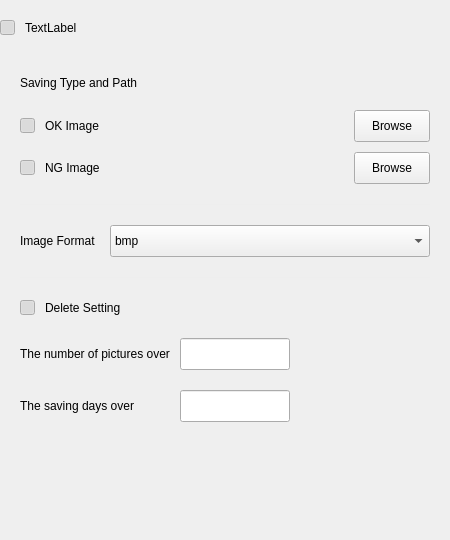
<?xml version="1.0" encoding="UTF-8"?>
<ui version="4.0">
 <class>SaveSetting</class>
 <widget class="QWidget" name="SaveSetting">
  <property name="geometry">
   <rect>
    <x>0</x>
    <y>0</y>
    <width>450</width>
    <height>540</height>
   </rect>
  </property>
  <property name="windowTitle">
   <string>Form</string>
  </property>
  <layout class="QVBoxLayout" name="verticalLayout">
   <property name="spacing">
    <number>0</number>
   </property>
   <property name="leftMargin">
    <number>0</number>
   </property>
   <property name="topMargin">
    <number>0</number>
   </property>
   <property name="rightMargin">
    <number>0</number>
   </property>
   <property name="bottomMargin">
    <number>0</number>
   </property>
   <item>
    <widget class="QWidget" name="widget" native="true">
     <property name="minimumSize">
      <size>
       <width>0</width>
       <height>56</height>
      </size>
     </property>
     <property name="maximumSize">
      <size>
       <width>16777215</width>
       <height>56</height>
      </size>
     </property>
     <layout class="QHBoxLayout" name="horizontalLayout">
      <property name="spacing">
       <number>10</number>
      </property>
      <property name="leftMargin">
       <number>0</number>
      </property>
      <property name="topMargin">
       <number>0</number>
      </property>
      <property name="rightMargin">
       <number>0</number>
      </property>
      <property name="bottomMargin">
       <number>0</number>
      </property>
      <item>
       <widget class="QToolButton" name="save_pic_btn">
        <property name="minimumSize">
         <size>
          <width>15</width>
          <height>15</height>
         </size>
        </property>
        <property name="maximumSize">
         <size>
          <width>15</width>
          <height>15</height>
         </size>
        </property>
        <property name="cursor">
         <cursorShape>PointingHandCursor</cursorShape>
        </property>
        <property name="text">
         <string/>
        </property>
        <property name="icon">
         <iconset>
          <normaloff>:/uiframe/images/config/no_selected.svg</normaloff>
          <normalon>:/uiframe/images/config/selected.svg</normalon>:/uiframe/images/config/no_selected.svg</iconset>
        </property>
        <property name="iconSize">
         <size>
          <width>14</width>
          <height>14</height>
         </size>
        </property>
        <property name="checkable">
         <bool>true</bool>
        </property>
        <property name="checked">
         <bool>true</bool>
        </property>
       </widget>
      </item>
      <item>
       <widget class="QLabel" name="save_pic_title">
        <property name="text">
         <string>TextLabel</string>
        </property>
       </widget>
      </item>
      <item>
       <spacer name="horizontalSpacer">
        <property name="orientation">
         <enum>Qt::Horizontal</enum>
        </property>
        <property name="sizeHint" stdset="0">
         <size>
          <width>359</width>
          <height>20</height>
         </size>
        </property>
       </spacer>
      </item>
     </layout>
    </widget>
   </item>
   <item>
    <widget class="QWidget" name="save_pic_widget" native="true">
     <layout class="QVBoxLayout" name="verticalLayout_2">
      <property name="spacing">
       <number>20</number>
      </property>
      <property name="leftMargin">
       <number>20</number>
      </property>
      <property name="topMargin">
       <number>20</number>
      </property>
      <property name="rightMargin">
       <number>20</number>
      </property>
      <property name="bottomMargin">
       <number>20</number>
      </property>
      <item>
       <widget class="QLabel" name="save_type_and_path_title">
        <property name="sizePolicy">
         <sizepolicy hsizetype="Expanding" vsizetype="Preferred">
          <horstretch>0</horstretch>
          <verstretch>0</verstretch>
         </sizepolicy>
        </property>
        <property name="text">
         <string>Saving Type and Path</string>
        </property>
       </widget>
      </item>
      <item>
       <layout class="QGridLayout" name="gridLayout">
        <property name="spacing">
         <number>10</number>
        </property>
        <item row="1" column="1">
         <widget class="QLabel" name="save_ng_title">
          <property name="maximumSize">
           <size>
            <width>66</width>
            <height>16777215</height>
           </size>
          </property>
          <property name="text">
           <string>NG Image</string>
          </property>
         </widget>
        </item>
        <item row="1" column="3">
         <widget class="QToolButton" name="ng_path_btn">
          <property name="minimumSize">
           <size>
            <width>76</width>
            <height>32</height>
           </size>
          </property>
          <property name="maximumSize">
           <size>
            <width>76</width>
            <height>32</height>
           </size>
          </property>
          <property name="cursor">
           <cursorShape>PointingHandCursor</cursorShape>
          </property>
          <property name="text">
           <string>Browse</string>
          </property>
         </widget>
        </item>
        <item row="5" column="0" colspan="2">
         <widget class="QLabel" name="save_format_title">
          <property name="text">
           <string>Image Format</string>
          </property>
         </widget>
        </item>
        <item row="3" column="0" colspan="4">
         <widget class="Line" name="line_2">
          <property name="minimumSize">
           <size>
            <width>0</width>
            <height>1</height>
           </size>
          </property>
          <property name="maximumSize">
           <size>
            <width>16777215</width>
            <height>1</height>
           </size>
          </property>
          <property name="styleSheet">
           <string notr="true">border: 0px;
background: #eeeeee;</string>
          </property>
          <property name="orientation">
           <enum>Qt::Horizontal</enum>
          </property>
         </widget>
        </item>
        <item row="0" column="2">
         <widget class="QLabel" name="ok_path">
          <property name="sizePolicy">
           <sizepolicy hsizetype="Expanding" vsizetype="Preferred">
            <horstretch>0</horstretch>
            <verstretch>0</verstretch>
           </sizepolicy>
          </property>
          <property name="text">
           <string/>
          </property>
         </widget>
        </item>
        <item row="0" column="3">
         <widget class="QToolButton" name="ok_path_btn">
          <property name="sizePolicy">
           <sizepolicy hsizetype="Fixed" vsizetype="Fixed">
            <horstretch>0</horstretch>
            <verstretch>0</verstretch>
           </sizepolicy>
          </property>
          <property name="minimumSize">
           <size>
            <width>76</width>
            <height>32</height>
           </size>
          </property>
          <property name="maximumSize">
           <size>
            <width>76</width>
            <height>32</height>
           </size>
          </property>
          <property name="cursor">
           <cursorShape>PointingHandCursor</cursorShape>
          </property>
          <property name="text">
           <string>Browse</string>
          </property>
         </widget>
        </item>
        <item row="0" column="1">
         <widget class="QLabel" name="save_ok_title">
          <property name="maximumSize">
           <size>
            <width>66</width>
            <height>16777215</height>
           </size>
          </property>
          <property name="text">
           <string>OK Image</string>
          </property>
         </widget>
        </item>
        <item row="1" column="2">
         <widget class="QLabel" name="ng_path">
          <property name="sizePolicy">
           <sizepolicy hsizetype="Expanding" vsizetype="Preferred">
            <horstretch>0</horstretch>
            <verstretch>0</verstretch>
           </sizepolicy>
          </property>
          <property name="text">
           <string/>
          </property>
         </widget>
        </item>
        <item row="5" column="2" colspan="2">
         <widget class="QComboBox" name="save_format_list">
          <property name="sizePolicy">
           <sizepolicy hsizetype="Expanding" vsizetype="Fixed">
            <horstretch>0</horstretch>
            <verstretch>0</verstretch>
           </sizepolicy>
          </property>
          <property name="minimumSize">
           <size>
            <width>0</width>
            <height>32</height>
           </size>
          </property>
          <property name="maximumSize">
           <size>
            <width>16777215</width>
            <height>32</height>
           </size>
          </property>
          <item>
           <property name="text">
            <string>bmp</string>
           </property>
          </item>
          <item>
           <property name="text">
            <string>jpg</string>
           </property>
          </item>
          <item>
           <property name="text">
            <string>png</string>
           </property>
          </item>
         </widget>
        </item>
        <item row="1" column="0">
         <widget class="QToolButton" name="save_ng_btn">
          <property name="minimumSize">
           <size>
            <width>15</width>
            <height>15</height>
           </size>
          </property>
          <property name="maximumSize">
           <size>
            <width>15</width>
            <height>15</height>
           </size>
          </property>
          <property name="cursor">
           <cursorShape>PointingHandCursor</cursorShape>
          </property>
          <property name="text">
           <string/>
          </property>
          <property name="icon">
           <iconset>
            <normaloff>:/uiframe/images/config/no_selected.svg</normaloff>
            <normalon>:/uiframe/images/config/selected.svg</normalon>:/uiframe/images/config/no_selected.svg</iconset>
          </property>
          <property name="iconSize">
           <size>
            <width>14</width>
            <height>14</height>
           </size>
          </property>
          <property name="checkable">
           <bool>true</bool>
          </property>
          <property name="checked">
           <bool>true</bool>
          </property>
         </widget>
        </item>
        <item row="4" column="0" colspan="4">
         <widget class="QWidget" name="widget_4" native="true">
          <property name="maximumSize">
           <size>
            <width>16777215</width>
            <height>0</height>
           </size>
          </property>
         </widget>
        </item>
        <item row="0" column="0">
         <widget class="QToolButton" name="save_ok_btn">
          <property name="minimumSize">
           <size>
            <width>15</width>
            <height>15</height>
           </size>
          </property>
          <property name="maximumSize">
           <size>
            <width>15</width>
            <height>15</height>
           </size>
          </property>
          <property name="cursor">
           <cursorShape>PointingHandCursor</cursorShape>
          </property>
          <property name="text">
           <string/>
          </property>
          <property name="icon">
           <iconset>
            <normaloff>:/uiframe/images/config/no_selected.svg</normaloff>
            <normalon>:/uiframe/images/config/selected.svg</normalon>:/uiframe/images/config/no_selected.svg</iconset>
          </property>
          <property name="iconSize">
           <size>
            <width>14</width>
            <height>14</height>
           </size>
          </property>
          <property name="checkable">
           <bool>true</bool>
          </property>
          <property name="checked">
           <bool>true</bool>
          </property>
         </widget>
        </item>
        <item row="2" column="0" colspan="4">
         <widget class="QWidget" name="widget_5" native="true">
          <property name="maximumSize">
           <size>
            <width>16777215</width>
            <height>0</height>
           </size>
          </property>
         </widget>
        </item>
       </layout>
      </item>
      <item>
       <widget class="Line" name="line">
        <property name="minimumSize">
         <size>
          <width>0</width>
          <height>1</height>
         </size>
        </property>
        <property name="maximumSize">
         <size>
          <width>16777215</width>
          <height>1</height>
         </size>
        </property>
        <property name="styleSheet">
         <string notr="true">border: 0px;
background: #eeeeee;</string>
        </property>
        <property name="orientation">
         <enum>Qt::Horizontal</enum>
        </property>
       </widget>
      </item>
      <item>
       <widget class="QWidget" name="widget_3" native="true">
        <layout class="QHBoxLayout" name="horizontalLayout_2">
         <property name="spacing">
          <number>10</number>
         </property>
         <property name="leftMargin">
          <number>0</number>
         </property>
         <property name="topMargin">
          <number>0</number>
         </property>
         <property name="rightMargin">
          <number>0</number>
         </property>
         <property name="bottomMargin">
          <number>0</number>
         </property>
         <item>
          <widget class="QToolButton" name="delete_condition_btn">
           <property name="minimumSize">
            <size>
             <width>15</width>
             <height>15</height>
            </size>
           </property>
           <property name="maximumSize">
            <size>
             <width>15</width>
             <height>15</height>
            </size>
           </property>
           <property name="cursor">
            <cursorShape>PointingHandCursor</cursorShape>
           </property>
           <property name="text">
            <string/>
           </property>
           <property name="icon">
            <iconset>
             <normaloff>:/uiframe/images/config/no_selected.svg</normaloff>
             <normalon>:/uiframe/images/config/selected.svg</normalon>:/uiframe/images/config/no_selected.svg</iconset>
           </property>
           <property name="iconSize">
            <size>
             <width>14</width>
             <height>14</height>
            </size>
           </property>
           <property name="checkable">
            <bool>true</bool>
           </property>
           <property name="checked">
            <bool>true</bool>
           </property>
          </widget>
         </item>
         <item>
          <widget class="QLabel" name="delete_condition_title">
           <property name="text">
            <string>Delete Setting</string>
           </property>
          </widget>
         </item>
         <item>
          <spacer name="horizontalSpacer_2">
           <property name="orientation">
            <enum>Qt::Horizontal</enum>
           </property>
           <property name="sizeHint" stdset="0">
            <size>
             <width>229</width>
             <height>20</height>
            </size>
           </property>
          </spacer>
         </item>
        </layout>
       </widget>
      </item>
      <item>
       <layout class="QGridLayout" name="gridLayout_2">
        <property name="horizontalSpacing">
         <number>10</number>
        </property>
        <property name="verticalSpacing">
         <number>0</number>
        </property>
        <item row="0" column="2">
         <spacer name="horizontalSpacer_3">
          <property name="orientation">
           <enum>Qt::Horizontal</enum>
          </property>
          <property name="sizeHint" stdset="0">
           <size>
            <width>40</width>
            <height>20</height>
           </size>
          </property>
         </spacer>
        </item>
        <item row="2" column="0">
         <widget class="QLabel" name="save_day_title">
          <property name="text">
           <string>The saving days over</string>
          </property>
         </widget>
        </item>
        <item row="2" column="2">
         <spacer name="horizontalSpacer_4">
          <property name="orientation">
           <enum>Qt::Horizontal</enum>
          </property>
          <property name="sizeHint" stdset="0">
           <size>
            <width>40</width>
            <height>20</height>
           </size>
          </property>
         </spacer>
        </item>
        <item row="1" column="1" colspan="2">
         <widget class="QLabel" name="save_number_warning">
          <property name="minimumSize">
           <size>
            <width>0</width>
            <height>20</height>
           </size>
          </property>
          <property name="maximumSize">
           <size>
            <width>16777215</width>
            <height>20</height>
           </size>
          </property>
          <property name="text">
           <string/>
          </property>
         </widget>
        </item>
        <item row="0" column="0">
         <widget class="QLabel" name="save_number_title">
          <property name="text">
           <string>The number of pictures over</string>
          </property>
         </widget>
        </item>
        <item row="3" column="1" colspan="2">
         <widget class="QLabel" name="save_day_warning">
          <property name="minimumSize">
           <size>
            <width>0</width>
            <height>20</height>
           </size>
          </property>
          <property name="maximumSize">
           <size>
            <width>16777215</width>
            <height>20</height>
           </size>
          </property>
          <property name="text">
           <string/>
          </property>
         </widget>
        </item>
        <item row="0" column="1">
         <widget class="vtk::display::LineEdit" name="save_number_input">
          <property name="minimumSize">
           <size>
            <width>110</width>
            <height>32</height>
           </size>
          </property>
          <property name="maximumSize">
           <size>
            <width>110</width>
            <height>32</height>
           </size>
          </property>
         </widget>
        </item>
        <item row="2" column="1">
         <widget class="vtk::display::LineEdit" name="save_day_input">
          <property name="minimumSize">
           <size>
            <width>110</width>
            <height>32</height>
           </size>
          </property>
          <property name="maximumSize">
           <size>
            <width>110</width>
            <height>32</height>
           </size>
          </property>
         </widget>
        </item>
       </layout>
      </item>
      <item>
       <spacer name="verticalSpacer">
        <property name="orientation">
         <enum>Qt::Vertical</enum>
        </property>
        <property name="sizeHint" stdset="0">
         <size>
          <width>20</width>
          <height>50</height>
         </size>
        </property>
       </spacer>
      </item>
     </layout>
    </widget>
   </item>
  </layout>
 </widget>
 <customwidgets>
  <customwidget>
   <class>vtk::display::LineEdit</class>
   <extends>QLineEdit</extends>
   <header>uiframe/commonuiset/lineedit/lineedit.h</header>
  </customwidget>
 </customwidgets>
 <resources/>
 <connections/>
</ui>
